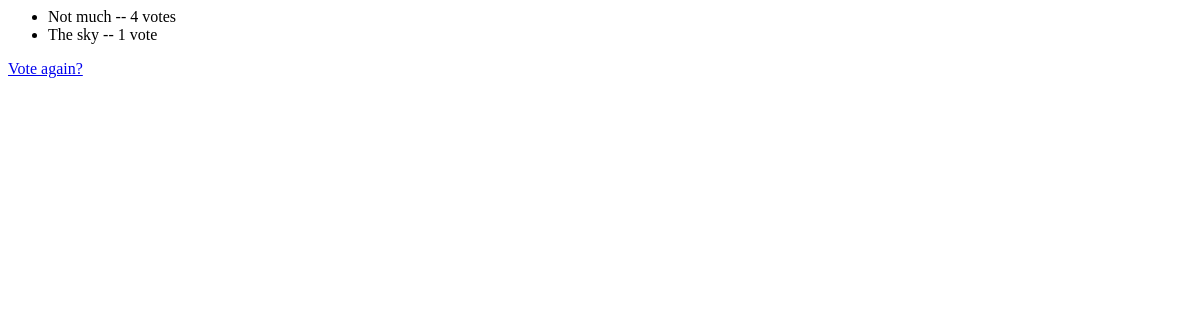
The app's page /polls/1/results/, older data.
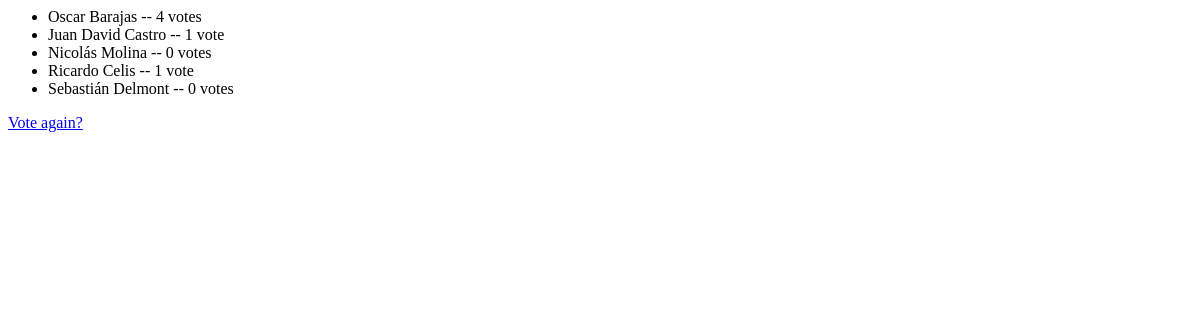
The same page, newer data.
### polls/models.py (models this page shows, shortened)
class Choice(models.Model):
    question = models.ForeignKey(Question, on_delete=models.CASCADE)
    choice_text = models.CharField(max_length=200)
    votes = models.IntegerField(default=0)

### polls/views.py (the view)
# urls.py: path('<int:pk>/results/', views.ResultsView.as_view(), name='results'),
class ResultsView(generic.DetailView):
    model = Question
    template_name = 'polls/results.html'

### polls/templates/polls/results.html (shortened to what this page needs)
<ul>
{% for choice in question.choice_set.all %}
    <li>{{ choice.choice_text }} -- {{ choice.votes }}  vote{{ choice.votes|pluralize }}</li>
{% endfor %}
</ul>
<a href="{% url 'polls:detail' question.id %}">Vote again?</a>

Row changes from the older to the newer data that the page shows:
changed Choice: choice_text "Not much" → "Oscar Barajas"
changed Choice: choice_text "The sky" → "Juan David Castro"
added Choice: choice_text "Nicolás Molina", votes "0"
added Choice: choice_text "Ricardo Celis", votes "1"
added Choice: choice_text "Sebastián Delmont", votes "0"
